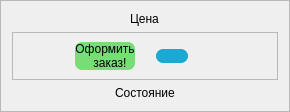
        <widget class="QFrame" name="frame_buy_ib">
         <property name="sizePolicy">
          <sizepolicy hsizetype="Maximum" vsizetype="Expanding">
           <horstretch>0</horstretch>
           <verstretch>0</verstretch>
          </sizepolicy>
         </property>
         <property name="minimumSize">
          <size>
           <width>290</width>
           <height>0</height>
          </size>
         </property>
         <property name="frameShape">
          <enum>QFrame::StyledPanel</enum>
         </property>
         <property name="frameShadow">
          <enum>QFrame::Raised</enum>
         </property>
         <layout class="QGridLayout" name="gridLayout_6">
          <item row="2" column="0" alignment="Qt::AlignHCenter|Qt::AlignTop">
           <widget class="QLabel" name="condition_ib">
            <property name="text">
             <string>Состояние</string>
            </property>
           </widget>
          </item>
          <item row="1" column="0">
           <widget class="QFrame" name="frame_button_ib">
            <property name="sizePolicy">
             <sizepolicy hsizetype="Preferred" vsizetype="Preferred">
              <horstretch>0</horstretch>
              <verstretch>0</verstretch>
             </sizepolicy>
            </property>
            <property name="maximumSize">
             <size>
              <width>16777215</width>
              <height>100</height>
             </size>
            </property>
            <property name="frameShape">
             <enum>QFrame::StyledPanel</enum>
            </property>
            <property name="frameShadow">
             <enum>QFrame::Raised</enum>
            </property>
            <layout class="QHBoxLayout" name="horizontalLayout_4">
             <item alignment="Qt::AlignRight">
              <widget class="QPushButton" name="pushButton_arrange_ib">
               <property name="sizePolicy">
                <sizepolicy hsizetype="Fixed" vsizetype="Fixed">
                 <horstretch>0</horstretch>
                 <verstretch>0</verstretch>
                </sizepolicy>
               </property>
               <property name="cursor">
                <cursorShape>PointingHandCursor</cursorShape>
               </property>
               <property name="styleSheet">
                <string notr="true">QPushButton {
	background-color: rgb(119, 221, 119);
	border: none;
	border-radius: 7px;
}
QPushButton:hover {
	background-color: rgb(152, 255, 152);
}
QPushButton:pressed {
	background-color: rgb(19, 136, 8);
}</string>
               </property>
               <property name="text">
                <string>Оформить
   заказ!</string>
               </property>
               <property name="icon">
                <iconset resource="../../Изображения/QtResources/white_icon.qrc">
                 <normaloff>:/newPrefix/icon2/buy.png</normaloff>:/newPrefix/icon2/buy.png</iconset>
               </property>
               <property name="iconSize">
                <size>
                 <width>40</width>
                 <height>29</height>
                </size>
               </property>
              </widget>
             </item>
             <item>
              <spacer name="horizontalSpacer_2_ib">
               <property name="orientation">
                <enum>Qt::Horizontal</enum>
               </property>
               <property name="sizeType">
                <enum>QSizePolicy::Fixed</enum>
               </property>
               <property name="sizeHint" stdset="0">
                <size>
                 <width>15</width>
                 <height>10</height>
                </size>
               </property>
              </spacer>
             </item>
             <item alignment="Qt::AlignLeft">
              <widget class="QPushButton" name="pushButton_bookmark_ib">
               <property name="sizePolicy">
                <sizepolicy hsizetype="Fixed" vsizetype="Fixed">
                 <horstretch>0</horstretch>
                 <verstretch>0</verstretch>
                </sizepolicy>
               </property>
               <property name="cursor">
                <cursorShape>PointingHandCursor</cursorShape>
               </property>
               <property name="styleSheet">
                <string notr="true">QPushButton {
	background-color: rgb(27, 169, 212);
	border: none;
	border-radius: 7px;
}
QPushButton:hover {
	
	background-color: rgb(31, 235, 249);
}
QPushButton:pressed {
	background-color: rgb(20, 131, 161);
}</string>
               </property>
               <property name="text">
                <string/>
               </property>
               <property name="icon">
                <iconset resource="../../Изображения/QtResources/white_icon.qrc">
                 <normaloff>:/newPrefix/icon2/bookmark.png</normaloff>:/newPrefix/icon2/bookmark.png</iconset>
               </property>
               <property name="iconSize">
                <size>
                 <width>50</width>
                 <height>50</height>
                </size>
               </property>
              </widget>
             </item>
            </layout>
           </widget>
          </item>
          <item row="0" column="0" alignment="Qt::AlignHCenter|Qt::AlignBottom">
           <widget class="QLabel" name="price_ib">
            <property name="text">
             <string>Цена</string>
            </property>
           </widget>
          </item>
         </layout>
        </widget>
